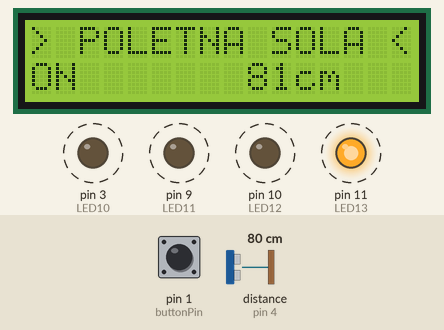
A sketch run on a simulated Arduino Uno, built with avr-gcc and run on an emulated ATmega328P. Parts: 16×2 character LCD, output pins drawn as LEDs (lit = HIGH). Dashed ring = blinking. The test bench sets the inputs (shaded band); at power-on: pin 1 (buttonPin) LOW, distance to the obstacle (sensor on pin 4) 80 cm. The echo pulse lasts 58.3 µs per cm.

Above: at 0.29 s.
1.3 s: pin 1 (buttonPin) pulled HIGH for 0.15 s
At 1.52 s:
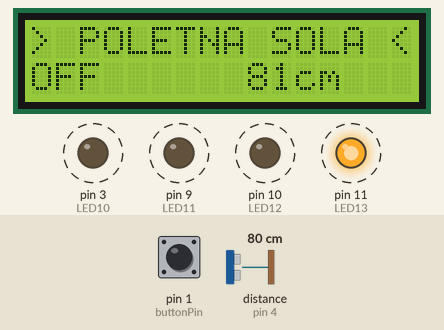
2.9 s: distance to the obstacle (sensor on pin 4) set to 2 cm
At 3.26 s:
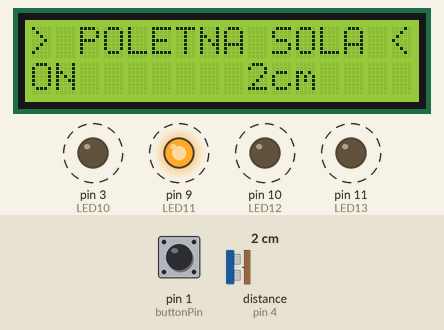
4.6 s: pin 1 (buttonPin) pulled HIGH for 1 s
At 5.34 s:
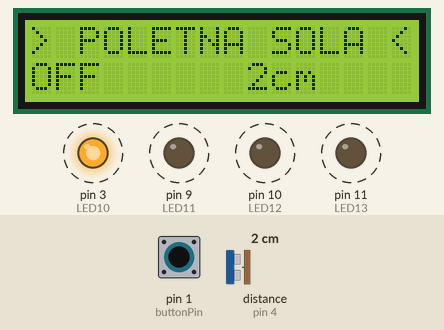
7.1 s: distance to the obstacle (sensor on pin 4) set to 4 cm
At 7.71 s:
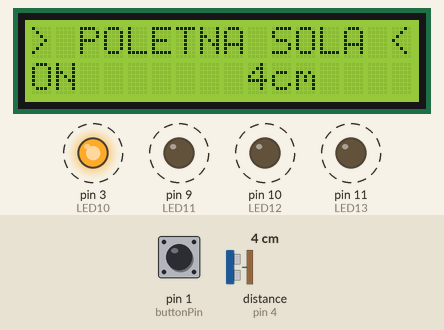
8.7 s: distance to the obstacle (sensor on pin 4) set to 9 cm
At 9.49 s:
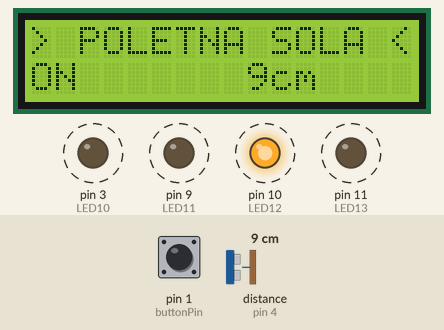
Timing chart, 0 to 11.4 s (numbered marks = the images above; inputs shaded):
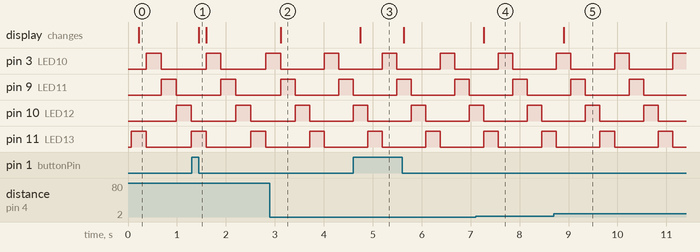

Measured:
- after the input at 1.3 s, the display: changes after 0.15 s (image 1)
- after the input at 2.9 s, the display: changes after 0.22 s (image 2)
- after the input at 4.6 s, the display: changes after 0.15 s (image 3)
- after the input at 7.1 s, the display: changes after 0.17 s (image 4)
- after the input at 8.7 s, the display: changes after 0.20 s (image 5)
- by itself, pin 3 (LED10), pin 9 (LED11), pin 10 (LED12), pin 11 (LED13): alternates HIGH for 0.30 s and LOW for 0.89 s

The sketch:

main.ino
```cpp
#include <LiquidCrystal.h>
#include <NewPing.h>

#define TRIGGER_PIN  2  // Arduino pin tied to trigger pin on the ultrasonic sensor.
#define ECHO_PIN     4  // Arduino pin tied to echo pin on the ultrasonic sensor.
#define MAX_DISTANCE 400 // Maximum distance we want to ping for (in centimeters). Maximum sensor distance is rated at 400-500cm.

NewPing sonar(TRIGGER_PIN, ECHO_PIN, MAX_DISTANCE); // NewPing setup of pins and maximum distance.

LiquidCrystal lcd(13, 12, 8, 7, 6, 5);
int LED10 = 3;
int LED11 = 9;
int LED12 = 10;
int LED13 = 11;
int st;

//DEKLARACIJA TIPKE***************************************************
int buttonPin = 1;
int buttonState = 0;

void setup() {
  pinMode(LED10, OUTPUT);
  pinMode(LED11, OUTPUT);
  pinMode(LED12, OUTPUT);
  pinMode(LED13, OUTPUT);
  pinMode(buttonPin, INPUT);
  lcd.begin(16, 2);
  lcd.print("> POLETNA SOLA <");
}
int meritev()
{
  int vsota=0;
  for(int i=0; i<1; i++)
  {
    //unsigned int uS = sonar.ping();
    unsigned int uS = sonar.ping_median(5);
    //unsigned int uS = sonar.convert_cm(100);
    vsota+=uS / US_ROUNDTRIP_CM;
    delay(30);
  }
  return vsota/1;
}
void loop() {
  if((millis()/300)%4==0)
    digitalWrite(LED13, HIGH);
  else
    digitalWrite(LED13, LOW);
  if((millis()/300+1)%4==0)
    digitalWrite(LED12, HIGH);
  else
    digitalWrite(LED12, LOW);
  if((millis()/300+2)%4==0)
    digitalWrite(LED11, HIGH);
  else
    digitalWrite(LED11, LOW);
  if((millis()/300+3)%4==0)
    digitalWrite(LED10, HIGH);
  else
    digitalWrite(LED10, LOW);
  lcd.setCursor(9, 1);
  lcd.print(meritev());
  lcd.print("cm ");

  lcd.setCursor(0, 1);
  // read the state of the pushbutton value:
  buttonState = digitalRead(buttonPin);
  // check if the pushbutton is pressed.
  // if it is, the buttonState is HIGH:
  if (buttonState == HIGH) {
    lcd.print("OFF");
  }
  else {
    lcd.print("ON ");
  }
}
```
